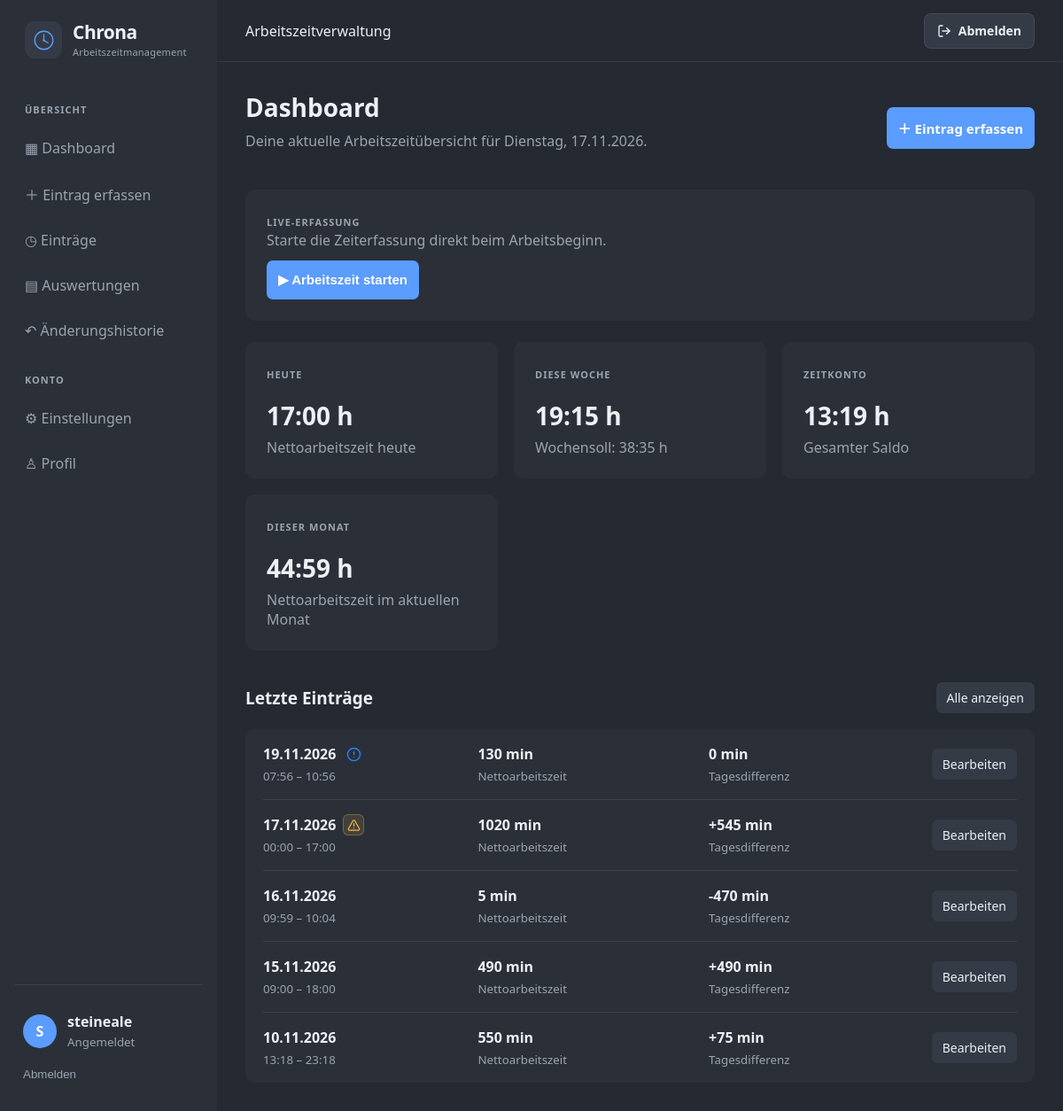
The app's page / (signed in) with its own data.
### arbeitszeit/models.py (models this page shows, shortened)
class ArbeitszeitEintrag(models.Model):
    benutzer = models.ForeignKey(
        settings.AUTH_USER_MODEL,
        on_delete=models.CASCADE,
        related_name="arbeitszeit_eintraege",
    )
    datum = models.DateField()
    startzeit = models.TimeField()
    endzeit = models.TimeField()
    fruehstueckspause = models.PositiveIntegerField(default=20)
    mittagspause = models.PositiveIntegerField(default=30)
    arbeitsminuten = models.IntegerField(default=0)
    sollminuten = models.IntegerField(default=0)
    differenzminuten = models.IntegerField(default=0)
    azv = models.BooleanField(default=False)
    notizen = models.TextField(blank=True)
    erstellt_am = models.DateTimeField(auto_now_add=True)
    geaendert_am = models.DateTimeField(auto_now=True)
    class Meta:
        ordering = ["-datum"]
        constraints = [
            UniqueConstraint(
                fields=["benutzer", "datum"],
                name="eintrag_pro_benutzer_und_tag",
            )
        ]

### arbeitszeit/views.py (the view)
# urls.py: path("", views.dashboard, name="dashboard"),
@login_required
def dashboard(request):
    heute = timezone.localdate()
    wochenbeginn = heute - timedelta(days=heute.weekday())
    wochenende = wochenbeginn + timedelta(days=7)
    monatsbeginn = heute.replace(day=1)
    eintraege = ArbeitszeitEintrag.objects.filter(benutzer=request.user)
    heutiger_eintrag = eintraege.filter(datum=heute).first()
    wochen_eintraege = eintraege.filter(
        datum__gte=wochenbeginn,
        datum__lt=wochenende,
    )
    monats_eintraege = eintraege.filter(
        datum__gte=monatsbeginn,
        datum__lte=heute,
    )
    wochen_ist = wochen_eintraege.aggregate(
        summe=Sum("arbeitsminuten")
    )["summe"] or 0
    monats_ist = monats_eintraege.aggregate(
        summe=Sum("arbeitsminuten")
    )["summe"] or 0
    zeitkonto = eintraege.aggregate(
        summe=Sum("differenzminuten")
    )["summe"] or 0
    einstellung = einstellung_fuer_datum(request.user, heute)
    wochen_soll = einstellung.wochen_soll if einstellung else 2315
    live_erfassung = LiveErfassung.objects.filter(benutzer=request.user).first()
    letzte_eintraege = list(eintraege.order_by("-datum")[:5])
    for eintrag in letzte_eintraege:
        eintrag.warnung_lange_arbeitszeit = zeitspanne_ueber_warnungsgrenze(
            eintrag.startzeit,
            eintrag.endzeit,
        )
    context = {
        "heute": heute,
        "heute_ist": minuten_formatieren(
            heutiger_eintrag.arbeitsminuten if heutiger_eintrag else 0
        ),
        "wochen_ist": minuten_formatieren(wochen_ist),
        "wochen_soll": minuten_formatieren(wochen_soll),
        "zeitkonto": minuten_formatieren(zeitkonto),
        "monats_ist": minuten_formatieren(monats_ist),
        "letzte_eintraege": letzte_eintraege,
        "live_erfassung": live_erfassung,
        "live_warnung_lange_arbeitszeit": (
            live_erfassung is not None
            and timezone.now() - live_erfassung.gestartet_am
            > WARNUNGS_GRENZE_ARBEITSZEIT
        ),
        "live_seit": (
            timezone.localtime(live_erfassung.gestartet_am).strftime("%d.%m.%Y %H:%M")
            if live_erfassung else None
        ),
    }
    return render(request, "arbeitszeit/dashboard.html", context)

### arbeitszeit/context_processors.py (called while the page is built)
def user_theme(request):
    if request.user.is_authenticated:
        profil = getattr(request.user, "profil", None)
        if profil:
            return {
                "user_theme": profil.theme
            }
    return {
        "user_theme": "Dunkel"
    }

### arbeitszeit/views.py (called while the page is built)
def minuten_formatieren(minuten):
    minuten = int(minuten or 0)
    stunden, rest = divmod(abs(minuten), 60)
    vorzeichen = "-" if minuten < 0 else ""
    return f"{vorzeichen}{stunden}:{rest:02d} h"

def einstellung_fuer_datum(benutzer, datum):
    return (
        ArbeitszeitEinstellung.objects.filter(
            benutzer=benutzer,
            gueltig_ab__lte=datum,
        )
        .order_by("-gueltig_ab")
        .first()
    )

def zeitspanne_ueber_warnungsgrenze(startzeit, endzeit):
    start = datetime.combine(date.min, startzeit)
    ende = datetime.combine(date.min, endzeit)
    return ende - start > WARNUNGS_GRENZE_ARBEITSZEIT

### arbeitszeit/templates/arbeitszeit/dashboard.html (shortened to what this page needs)
{% extends "arbeitszeit/base.html" %}
{% block content %}
<div class="page-header dashboard-page-header">
    <div><h1>Dashboard</h1><p>Deine aktuelle Arbeitszeitübersicht für {{ heute|date:"l, d.m.Y" }}.</p></div>
    <a href="{% url 'eintrag_erfassen' %}" class="primary-button entry-create-button">＋ Eintrag erfassen</a>
</div>
{% if live_erfassung %}
<section class="dashboard-card live-card">
    <span class="card-label">LIVE-ERFASSUNG LÄUFT</span>
    <h2>{{ live_seit }}</h2>
    <p>Deine Arbeitszeit läuft. Beende die Erfassung, sobald du fertig bist.</p>
    {% if live_warnung_lange_arbeitszeit %}
    <p class="duration-warning" role="status">
        <i data-lucide="triangle-alert" aria-hidden="true"></i>
        Warnung: Die laufende Arbeitszeit dauert länger als 11 Stunden.
    </p>
    {% endif %}
    <div class="live-actions">
        <form method="post" action="{% url 'live_stop' %}">
            {% csrf_token %}<button class="primary-button" type="submit">Arbeitszeit beenden und speichern</button>
        </form>
        <form method="post" action="{% url 'live_cancel' %}"
              onsubmit="return confirm('Live-Erfassung wirklich abbrechen? Die Zeit wird nicht gespeichert.');">
            {% csrf_token %}<button class="secondary-button" type="submit">Erfassung abbrechen</button>
        </form>
    </div>
</section>
{% else %}
<section class="dashboard-card live-card">
    <span class="card-label">LIVE-ERFASSUNG</span>
    <p>Starte die Zeiterfassung direkt beim Arbeitsbeginn.</p>
    <form method="post" action="{% url 'live_start' %}">
        {% csrf_token %}<button class="primary-button" type="submit">▶ Arbeitszeit starten</button>
    </form>
</section>
{% endif %}
<div class="dashboard-grid">
    <article class="dashboard-card"><span class="card-label">HEUTE</span><h2>{{ heute_ist }}</h2><p>Nettoarbeitszeit heute</p></article>
    <article class="dashboard-card"><span class="card-label">DIESE WOCHE</span><h2>{{ wochen_ist }}</h2><p>Wochensoll: {{ wochen_soll }}</p></article>
    <article class="dashboard-card"><span class="card-label">ZEITKONTO</span><h2>{{ zeitkonto }}</h2><p>Gesamter Saldo</p></article>
    <article class="dashboard-card"><span class="card-label">DIESER MONAT</span><h2>{{ monats_ist }}</h2><p>Nettoarbeitszeit im aktuellen Monat</p></article>
</div>
<section class="dashboard-section dashboard-recent-section">
    <div class="section-heading">
        <h2>Letzte Einträge</h2>
        <a href="{% url 'eintraege' %}" class="secondary-button dashboard-action-button">Alle anzeigen</a>
    </div>
    <div class="entry-list">
        {% for eintrag in letzte_eintraege %}
        <article class="entry-row">
            <div class="entry-main">
                <div class="entry-date-line">
                    <strong>{{ eintrag.datum|date:"d.m.Y" }}</strong>
                    {% if eintrag.azv or eintrag.warnung_lange_arbeitszeit %}
                    <span class="entry-indicators">
                    {% if eintrag.azv %}
                    <span
                        class="azv-indicator"
                        role="img"
                        aria-label="AZV: Tagesdifferenz ±0; Zeitkonto bleibt unverändert."
                        title="AZV – Arbeitszeitverkürzung: Die Tagesdifferenz bleibt unabhängig von der Arbeitszeit bei ±0. Das Zeitkonto ändert sich dadurch nicht."
                    >
                        <i data-lucide="circle-alert" aria-hidden="true"></i>
                    </span>
                    {% endif %}
                    {% if eintrag.warnung_lange_arbeitszeit %}
                    <button
                        type="button"
                        class="duration-warning-icon duration-warning-trigger"
                        aria-label="Warnung: Arbeitszeit länger als empfohlen. Optionen öffnen"
                        title="Arbeitszeit länger als empfohlen. Optionen öffnen"
                        data-entry-date="{{ eintrag.datum|date:'d.m.Y' }}"
                        data-edit-url="{% url 'eintrag_bearbeiten' eintrag.id %}"
                        data-delete-url="{% url 'eintrag_loeschen' eintrag.id %}"
                    >
                        <i data-lucide="triangle-alert" aria-hidden="true"></i>
                    </button>
                    {% endif %}
                    </span>
                    {% endif %}
                </div>
                <small>{{ eintrag.startzeit|time:"H:i" }} – {{ eintrag.endzeit|time:"H:i" }}</small>
            </div>
            <div class="entry-work"><strong>{{ eintrag.arbeitsminuten }} min</strong><small>Nettoarbeitszeit</small></div>
            <div class="entry-balance"><strong>{% if eintrag.differenzminuten > 0 %}+{% endif %}{{ eintrag.differenzminuten }} min</strong><small>Tagesdifferenz</small></div>
            <a href="{% url 'eintrag_bearbeiten' eintrag.id %}" class="secondary-button dashboard-action-button">Bearbeiten</a>
        </article>
        {% empty %}
        <div class="empty-state"><p>Noch keine Arbeitszeiteinträge vorhanden.</p><a href="{% url 'eintrag_erfassen' %}">Ersten Eintrag erfassen</a></div>
        {% endfor %}
    </div>
</section>
{% endblock %}

### arbeitszeit/templates/arbeitszeit/base.html (shortened to what this page needs)
{% load static %}
<!DOCTYPE html>
<html lang="de" data-theme="{{ user_theme|default:'Dunkel' }}">
<head>
    <link rel="stylesheet" href="{% static 'arbeitszeit/style.css' %}">
</head>
<body>
{% if user.is_authenticated %}
<div class="app-layout">
    <aside class="sidebar">
        <a class="sidebar-brand" href="{% url 'dashboard' %}">
            <span class="brand-mark">
                <svg viewBox="0 0 48 48" aria-hidden="true">
                    <circle cx="24" cy="24" r="17"
                            fill="none"
                            stroke="currentColor"
                            stroke-width="2.2"/>
                    <path d="M24 13 V24 L32 29"
                        fill="none"
                        stroke="currentColor"
                        stroke-width="2.2"
                        stroke-linecap="round"
                        stroke-linejoin="round"/>
                    <circle cx="24" cy="24" r="2"
                            fill="currentColor"/>
                </svg>
            </span>
            <span class="brand-copy">
                <span class="brand-name">Chrona</span>
                <span class="brand-subtitle">Arbeitszeitmanagement</span>
            </span>
        </a>
        <nav class="sidebar-nav" id="sidebar-nav" aria-label="Hauptnavigation">
            <span class="nav-label">ÜBERSICHT</span>
            <a href="{% url 'dashboard' %}" class="nav-item">▦ Dashboard</a>
            <a href="{% url 'eintrag_erfassen' %}" class="nav-item">＋ Eintrag erfassen</a>
            <a href="{% url 'eintraege' %}" class="nav-item">◷ Einträge</a>
            <a href="{% url 'auswertungen' %}" class="nav-item">▤ Auswertungen</a>
            <a href="{% url 'historie' %}" class="nav-item">↶ Änderungshistorie</a>
            <span class="nav-label">KONTO</span>
            <a href="{% url 'einstellungen' %}" class="nav-item">⚙ Einstellungen</a>
            <a href="{% url 'profil' %}" class="nav-item">♙ Profil</a>
        </nav>
        <div class="sidebar-footer">
            <div class="user-info">
                <div class="user-avatar">{{ user.username|first|upper }}</div>
                <div><strong>{{ user.username }}</strong><small>Angemeldet</small></div>
            </div>
            <form method="post" action="{% url 'logout' %}">
                <button type="submit" class="logout-button">Abmelden</button>
            </form>
        </div>
    </aside>
    <main class="main-content">
        <header class="topbar">
            <span>Arbeitszeitverwaltung</span>
            <form
                method="post"
                action="{% url 'logout' %}"
                class="topbar-logout-form"
                onsubmit="return confirm('Möchtest du dich wirklich abmelden?');"
            >
                <button type="submit" class="topbar-logout-button">
                    <i data-lucide="log-out" aria-hidden="true"></i>
                    Abmelden
                </button>
            </form>
        </header>
        <section class="page-content">
            {% block content %}{% endblock %}
        </section>
    </main>
</div>
{% endif %}
</body>
</html>

### records on screen
ArbeitszeitEintrag: datum "19.11.2026", azv True (drawn), startzeit "07:56", endzeit "10:56", arbeitsminuten "130", differenzminuten "0"
ArbeitszeitEintrag: datum "17.11.2026", startzeit "00:00", endzeit "17:00", arbeitsminuten "1020", differenzminuten "545"
ArbeitszeitEintrag: datum "16.11.2026", startzeit "09:59", endzeit "10:04", arbeitsminuten "5", differenzminuten "-470"
ArbeitszeitEintrag: datum "15.11.2026", startzeit "09:00", endzeit "18:00", arbeitsminuten "490", differenzminuten "490"
ArbeitszeitEintrag: datum "10.11.2026", startzeit "13:18", endzeit "23:18", arbeitsminuten "550", differenzminuten "75"

### other values on screen
{{ user.username|first|upper }} "S"
{{ user.username }} "steineale"
{{ heute|date:"l, d.m.Y" }} "Dienstag, 17.11.2026"
{{ heute_ist }} "17:00 h"
{{ wochen_ist }} "19:15 h"
{{ wochen_soll }} "38:35 h"
{{ zeitkonto }} "13:19 h"
{{ monats_ist }} "44:59 h"
